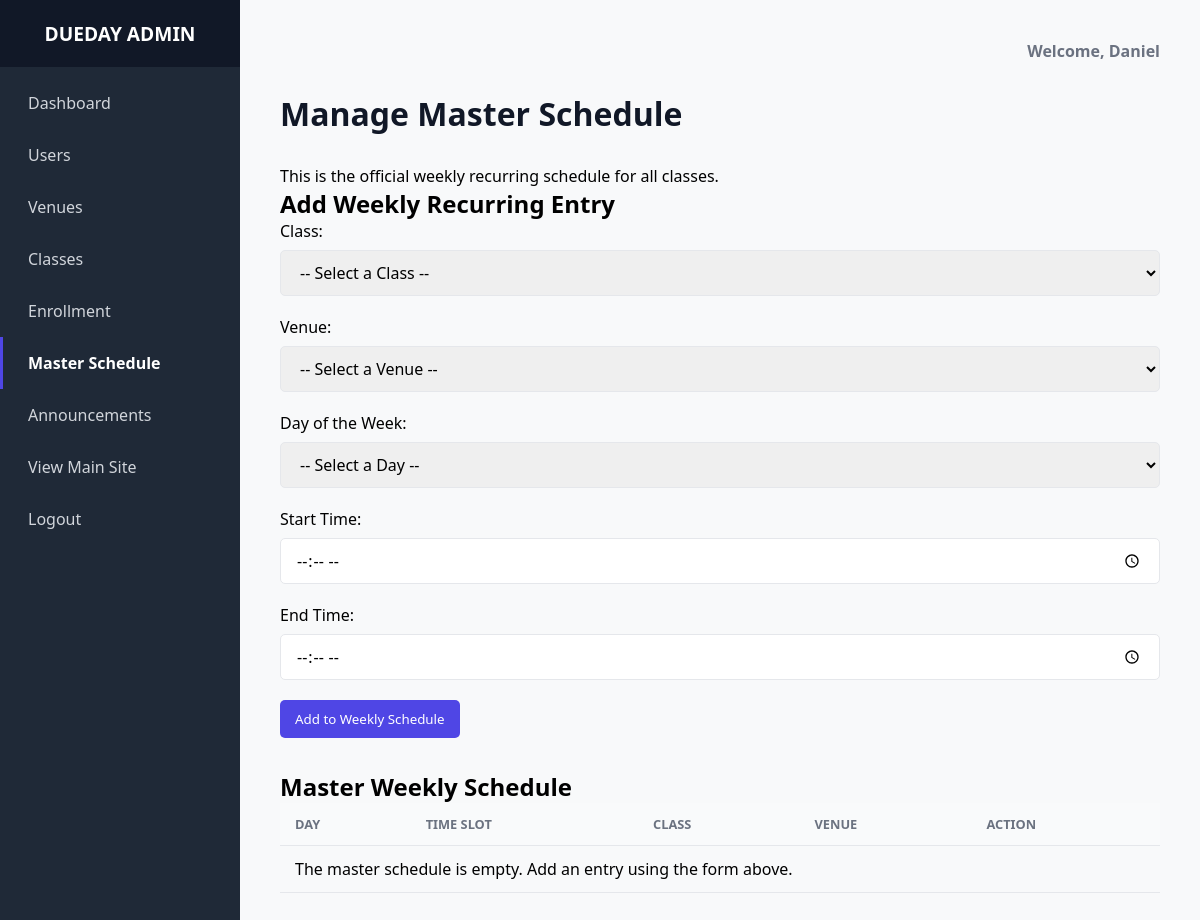
Page /admin/admin_manage_schedule.php (signed in) on the earlier database version.
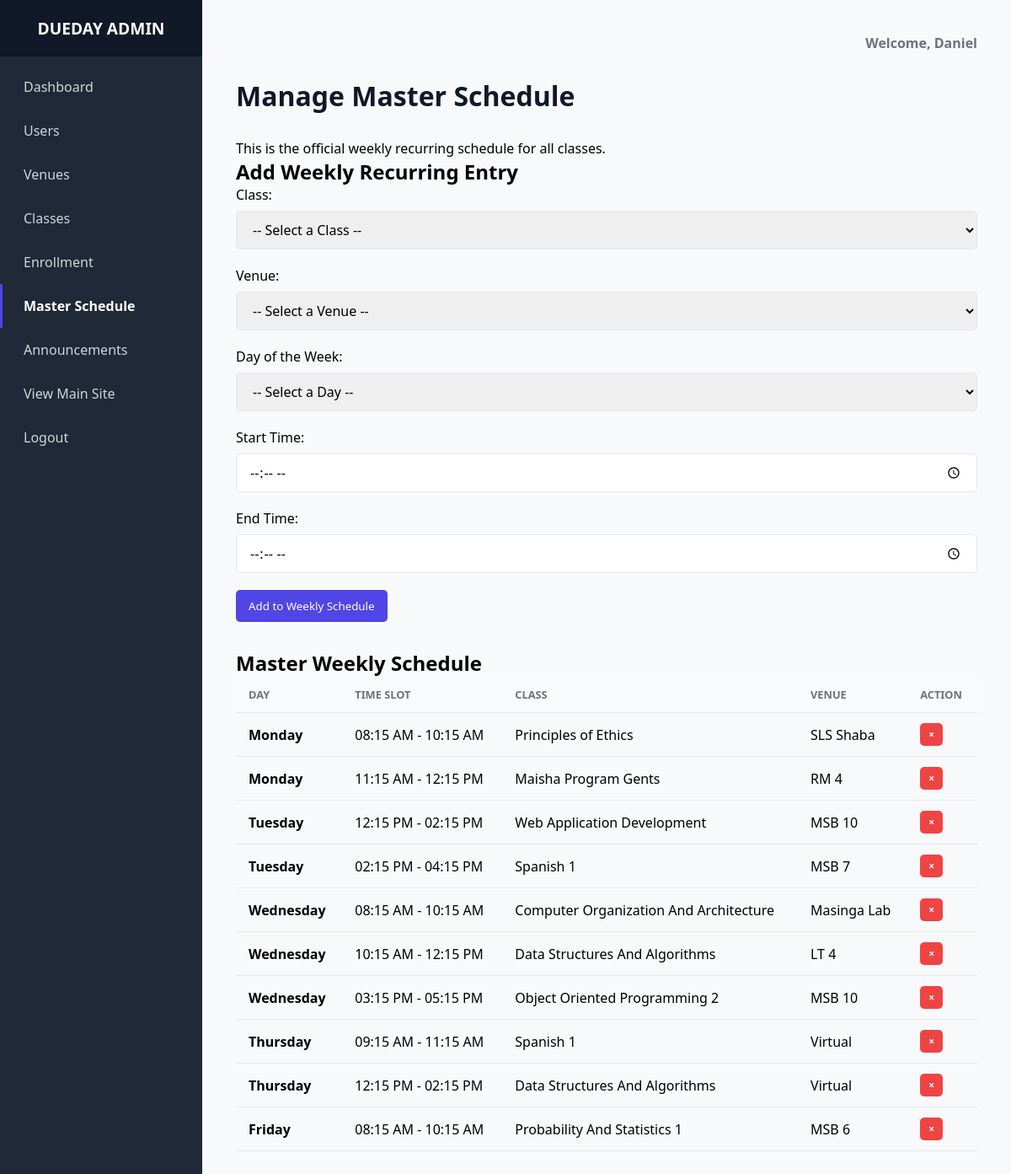
Same page on the later database version.
### tables this page shows
CREATE TABLE `class_schedule` (
  `Entry_ID` int(11) NOT NULL,
  `Class_ID` int(11) NOT NULL,
  `Venue_ID` int(11) NOT NULL,
  `Day_Of_Week` int(11) NOT NULL,
  `Start_Time` time NOT NULL,
  `End_Time` time NOT NULL
);

CREATE TABLE `classes` (
  `Class_ID` int(11) NOT NULL,
  `Class_Name` varchar(100) NOT NULL
);

CREATE TABLE `venues` (
  `Venue_ID` int(11) NOT NULL,
  `Venue_Name` varchar(100) NOT NULL
);

### admin/admin_manage_schedule.php (the view, shortened to what this page needs)
<?php
require_once 'templates/header.php';
$master_schedule_sql = "SELECT cs.Entry_ID, cs.Day_Of_Week, cs.Start_Time, cs.End_Time, c.Class_Name, v.Venue_Name
                        FROM Class_Schedule cs
                        JOIN Classes c ON cs.Class_ID = c.Class_ID
                        JOIN Venues v ON cs.Venue_ID = v.Venue_ID
                        ORDER BY cs.Day_Of_Week, cs.Start_Time ASC";
$master_schedule = $conn->query($master_schedule_sql)->fetch_all(MYSQLI_ASSOC);
$days_of_week = [1 => 'Monday', 2 => 'Tuesday', 3 => 'Wednesday', 4 => 'Thursday', 5 => 'Friday', 6 => 'Saturday', 7 => 'Sunday'];
?>
<h1 class="page-title">Manage Master Schedule</h1>
<p class="page-subtitle">This is the official weekly recurring schedule for all classes.</p>
<div class="form-container card">
    <h2 class="section-title">Add Weekly Recurring Entry</h2>
    <form method="POST" action="admin_manage_schedule.php">
        <div class="form-group">
            <label for="class_id">Class:</label>
            <select name="class_id" id="class_id" class="form-input" required>
                <option value="">-- Select a Class --</option>
            </select>
        </div>
        <div class="form-group">
            <label for="venue_id">Venue:</label>
            <select name="venue_id" id="venue_id" class="form-input" required>
                <option value="">-- Select a Venue --</option>
            </select>
        </div>
        <div class="form-group">
            <label for="day_of_week">Day of the Week:</label>
            <select name="day_of_week" id="day_of_week" class="form-input" required>
                <option value="">-- Select a Day --</option>
            </select>
        </div>
        <div class="form-group">
            <label for="start_time">Start Time:</label>
            <input type="time" id="start_time" name="start_time" class="form-input" required>
        </div>
        <div class="form-group">
            <label for="end_time">End Time:</label>
            <input type="time" id="end_time" name="end_time" class="form-input" required>
        </div>
        <button type="submit" class="action-button">Add to Weekly Schedule</button>
    </form>
</div>
<div class="management-table card" style="margin-top: 2rem;">
    <h2 class="section-title">Master Weekly Schedule</h2>
    <table>
        <thead>
            <tr>
                <th>Day</th>
                <th>Time Slot</th>
                <th>Class</th>
                <th>Venue</th>
                <th>Action</th>
            </tr>
        </thead>
        <tbody>
            <?php if (empty($master_schedule)): ?>
                <tr><td colspan="5">The master schedule is empty. Add an entry using the form above.</td></tr>
            <?php else: ?>
                <?php foreach ($master_schedule as $entry): ?>
                    <tr>
                        <td><strong><?php echo $days_of_week[$entry['Day_Of_Week']]; ?></strong></td>
                        <td><?php echo date('h:i A', strtotime($entry['Start_Time'])) . ' - ' . date('h:i A', strtotime($entry['End_Time'])); ?></td>
                        <td><?php echo htmlspecialchars($entry['Class_Name']); ?></td>
                        <td><?php echo htmlspecialchars($entry['Venue_Name']); ?></td>
                        <td>
                            <form method="POST" action="admin_manage_schedule.php" onsubmit="return confirm('Are you sure you want to delete this schedule entry?');">
                                <button type="submit" class="table-action-btn delete">&times;</button>
                            </form>
                        </td>
                    </tr>
                <?php endforeach; ?>
            <?php endif; ?>
        </tbody>
    </table>
</div>
<?php
require_once 'templates/footer.php';
?>

### admin/templates/header.php (shortened to what this page needs)
<?php
$admin_name = $_SESSION['user_fname'] ?? 'Admin';
$current_page = basename($_SERVER['PHP_SELF']);
?>
<!DOCTYPE html>
<html lang="en">
<head>
    <link rel="stylesheet" href="../assets/css/admin.css">
</head>
<body>
    <div class="admin-container">
        <div class="admin-sidebar">
            <div class="admin-logo"><span>DUEDAY ADMIN</span></div>
            <ul class="admin-nav-menu">
                <li class="<?php if ($current_page == 'admin_dashboard.php') echo 'active'; ?>">
                    <a href="admin_dashboard.php">Dashboard</a>
                </li>
                <li class="<?php if ($current_page == 'admin_users.php' || $current_page == 'edit_user.php') echo 'active'; ?>">
                    <a href="admin_users.php">Users</a>
                </li>
                <li class="<?php if ($current_page == 'admin_venues.php') echo 'active'; ?>">
                    <a href="admin_venues.php">Venues</a>
                </li>
                <li class="<?php if ($current_page == 'admin_classes.php') echo 'active'; ?>">
                    <a href="admin_classes.php">Classes</a>
                </li>
                 <li class="<?php if ($current_page == 'admin_enroll_students.php') echo 'active'; ?>">
                    <a href="admin_enroll_students.php">Enrollment</a>
                </li>
                <li class="<?php if ($current_page == 'admin_manage_schedule.php') echo 'active'; ?>">
                    <a href="admin_manage_schedule.php">Master Schedule</a>
                </li>
                <li class="<?php if ($current_page == 'admin_announcements.php') echo 'active'; ?>">
                    <a href="admin_announcements.php">Announcements</a>
                </li>
                <li><a href="../home.php" target="_blank">View Main Site</a></li>
                <li><a href="../auth/logout.php">Logout</a></li>
            </ul>
        </div>
        <div class="admin-main-content">
            <header class="admin-header">
                <div class="profile-info">Welcome, <?php echo htmlspecialchars($admin_name); ?></div>
            </header>

### admin/templates/footer.php (shortened to what this page needs)
        </div> </div> <script src="../admin.js"></script>
</body>
</html>

### assets/css/admin.css (style rules this page uses)
:root { --admin-bg: #f8f9fa; --sidebar-bg: #1f2937; --sidebar-text: #d1d5db; --sidebar-hover-bg: #374151; --sidebar-active-bg: #4f46e5; --card-bg: #ffffff; --card-shadow: rgba(0, 0, 0, 0.05); --border-color: #e5e7eb; --header-text: #111827; --subtle-text: #6b7280; --blue-accent: #4f46e5; --red-accent: #ef4444; --green-accent: #22c55e; --amber-accent: #f59e0b; }
* { margin: 0; padding: 0; box-sizing: border-box; font-family: system-ui, -apple-system, BlinkMacSystemFont, 'Segoe UI', Roboto, Oxygen, Ubuntu, Cantarell, 'Open Sans', 'Helvetica Neue', sans-serif; }
body { background-color: var(--admin-bg); }
.admin-container { display: flex; }
.admin-sidebar { width: 240px; background-color: var(--sidebar-bg); color: var(--sidebar-text); min-height: 100vh; flex-shrink: 0; }
.admin-logo { padding: 20px; font-size: 1.2rem; font-weight: bold; text-align: center; color: white; background-color: #111827; }
.admin-nav-menu { list-style: none; margin-top: 10px; }
.admin-nav-menu li a { display: block; padding: 15px 25px; text-decoration: none; color: var(--sidebar-text); transition: background-color 0.2s, color 0.2s; border-left: 3px solid transparent; }
.admin-nav-menu li.active a { color: white; font-weight: 600; border-left-color: var(--blue-accent); }
.admin-main-content { flex: 1; padding: 40px; }
.admin-header { display: flex; justify-content: flex-end; align-items: center; margin-bottom: 30px; }
.profile-info { font-weight: 600; color: var(--subtle-text); }
.page-title { font-size: 2rem; color: var(--header-text); margin-bottom: 30px; }
table { width: 100%; border-collapse: collapse; }
th, td { padding: 12px 15px; text-align: left; border-bottom: 1px solid var(--border-color); }
th { background-color: #f9fafb; font-size: 0.8rem; text-transform: uppercase; color: var(--subtle-text); }
.table-action-btn { padding: 5px 10px; border-radius: 5px; cursor: pointer; font-size: 12px; font-weight: 600; text-decoration: none; border: none; display: inline-block; color: white; }
.table-action-btn.delete { background-color: var(--red-accent); }
.form-input { width: 100%; padding: 10px 15px; border: 1px solid var(--border-color); border-radius: 5px; font-size: 1rem; }
.form-group { margin-bottom: 20px; }
.form-group label { display: block; margin-bottom: 8px; font-weight: 500; }
.widget-form button, .action-button { background-color: var(--blue-accent); color: white; border: none; border-radius: 5px; padding: 10px 15px; cursor: pointer; transition: background-color 0.2s; font-weight: 500; }

Differences in the rows shown:
added class_schedule: Day_Of_Week "Monday", Start_Time "08:15 AM", End_Time "10:15 AM", Class_ID.Class_Name "Principles of Ethics", Venue_ID.Venue_Name "SLS Shaba"
added class_schedule: Day_Of_Week "Monday", Start_Time "11:15 AM", End_Time "12:15 PM", Class_ID.Class_Name "Maisha Program Gents", Venue_ID.Venue_Name "RM 4"
added class_schedule: Day_Of_Week "Tuesday", Start_Time "12:15 PM", End_Time "02:15 PM", Class_ID.Class_Name "Web Application Development", Venue_ID.Venue_Name "MSB 10"
added class_schedule: Day_Of_Week "Tuesday", Start_Time "02:15 PM", End_Time "04:15 PM", Class_ID.Class_Name "Spanish 1", Venue_ID.Venue_Name "MSB 7"
added class_schedule: Day_Of_Week "Wednesday", Start_Time "08:15 AM", End_Time "10:15 AM", Class_ID.Class_Name "Computer Organization And Architecture", Venue_ID.Venue_Name "Masinga Lab"
added class_schedule: Day_Of_Week "Wednesday", Start_Time "10:15 AM", End_Time "12:15 PM", Class_ID.Class_Name "Data Structures And Algorithms", Venue_ID.Venue_Name "LT 4"
added class_schedule: Day_Of_Week "Wednesday", Start_Time "03:15 PM", End_Time "05:15 PM", Class_ID.Class_Name "Object Oriented Programming 2", Venue_ID.Venue_Name "MSB 10"
added class_schedule: Day_Of_Week "Thursday", Start_Time "09:15 AM", End_Time "11:15 AM", Class_ID.Class_Name "Spanish 1", Venue_ID.Venue_Name "Virtual"
added class_schedule: Day_Of_Week "Thursday", Start_Time "12:15 PM", End_Time "02:15 PM", Class_ID.Class_Name "Data Structures And Algorithms", Venue_ID.Venue_Name "Virtual"
added class_schedule: Day_Of_Week "Friday", Start_Time "08:15 AM", End_Time "10:15 AM", Class_ID.Class_Name "Probability And Statistics 1", Venue_ID.Venue_Name "MSB 6"
Other differences:
text no longer shown: "The master schedule is empty. Add an entry using the form above."
